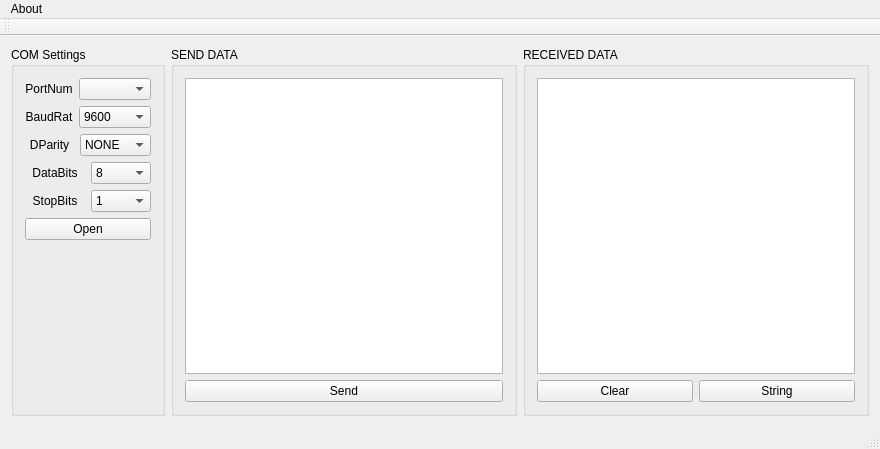
<?xml version="1.0" encoding="UTF-8"?>
<ui version="4.0">
 <class>MainWindow</class>
 <widget class="QMainWindow" name="MainWindow">
  <property name="geometry">
   <rect>
    <x>0</x>
    <y>0</y>
    <width>880</width>
    <height>449</height>
   </rect>
  </property>
  <property name="windowTitle">
   <string>MainWindow</string>
  </property>
  <widget class="QWidget" name="centralWidget">
   <layout class="QGridLayout" name="gridLayout">
    <item row="0" column="0">
     <widget class="QGroupBox" name="groupBox">
      <property name="title">
       <string>COM Settings</string>
      </property>
      <layout class="QVBoxLayout" name="verticalLayout_5">
       <item>
        <layout class="QVBoxLayout" name="verticalLayout_2">
         <item>
          <layout class="QHBoxLayout" name="horizontalLayout">
           <item>
            <widget class="QLabel" name="label_2">
             <property name="text">
              <string>PortNum</string>
             </property>
             <property name="alignment">
              <set>Qt::AlignCenter</set>
             </property>
            </widget>
           </item>
           <item>
            <widget class="QComboBox" name="portNameCombo"/>
           </item>
          </layout>
         </item>
         <item>
          <layout class="QHBoxLayout" name="horizontalLayout_2">
           <item>
            <widget class="QLabel" name="label_3">
             <property name="text">
              <string>BaudRat</string>
             </property>
             <property name="alignment">
              <set>Qt::AlignCenter</set>
             </property>
            </widget>
           </item>
           <item>
            <widget class="QComboBox" name="baudRateCombo">
             <property name="currentIndex">
              <number>3</number>
             </property>
             <item>
              <property name="text">
               <string>1200</string>
              </property>
             </item>
             <item>
              <property name="text">
               <string>2400</string>
              </property>
             </item>
             <item>
              <property name="text">
               <string>4800</string>
              </property>
             </item>
             <item>
              <property name="text">
               <string>9600</string>
              </property>
             </item>
             <item>
              <property name="text">
               <string>19200</string>
              </property>
             </item>
             <item>
              <property name="text">
               <string>38400</string>
              </property>
             </item>
             <item>
              <property name="text">
               <string>57600</string>
              </property>
             </item>
             <item>
              <property name="text">
               <string>115200</string>
              </property>
             </item>
            </widget>
           </item>
          </layout>
         </item>
         <item>
          <layout class="QHBoxLayout" name="horizontalLayout_3">
           <item>
            <widget class="QLabel" name="label_4">
             <property name="text">
              <string>DParity</string>
             </property>
             <property name="alignment">
              <set>Qt::AlignCenter</set>
             </property>
            </widget>
           </item>
           <item>
            <widget class="QComboBox" name="parityCombo">
             <property name="currentIndex">
              <number>0</number>
             </property>
             <item>
              <property name="text">
               <string>NONE</string>
              </property>
             </item>
             <item>
              <property name="text">
               <string>EVEN</string>
              </property>
             </item>
             <item>
              <property name="text">
               <string>ODD</string>
              </property>
             </item>
             <item>
              <property name="text">
               <string>SPACE</string>
              </property>
             </item>
             <item>
              <property name="text">
               <string>MARK</string>
              </property>
             </item>
            </widget>
           </item>
          </layout>
         </item>
         <item>
          <layout class="QHBoxLayout" name="horizontalLayout_4">
           <item>
            <widget class="QLabel" name="label_5">
             <property name="text">
              <string>DataBits</string>
             </property>
             <property name="alignment">
              <set>Qt::AlignCenter</set>
             </property>
            </widget>
           </item>
           <item>
            <widget class="QComboBox" name="dataBitsCombo">
             <item>
              <property name="text">
               <string>8</string>
              </property>
             </item>
             <item>
              <property name="text">
               <string>7</string>
              </property>
             </item>
             <item>
              <property name="text">
               <string>6</string>
              </property>
             </item>
             <item>
              <property name="text">
               <string>5</string>
              </property>
             </item>
            </widget>
           </item>
          </layout>
         </item>
         <item>
          <layout class="QHBoxLayout" name="horizontalLayout_5">
           <item>
            <widget class="QLabel" name="label_6">
             <property name="text">
              <string>StopBits</string>
             </property>
             <property name="alignment">
              <set>Qt::AlignCenter</set>
             </property>
            </widget>
           </item>
           <item>
            <widget class="QComboBox" name="stopBitsComb">
             <item>
              <property name="text">
               <string>1</string>
              </property>
             </item>
             <item>
              <property name="text">
               <string>1.5</string>
              </property>
             </item>
             <item>
              <property name="text">
               <string>2</string>
              </property>
             </item>
            </widget>
           </item>
          </layout>
         </item>
         <item>
          <widget class="QPushButton" name="uartOpenCloseBtn">
           <property name="text">
            <string>Open</string>
           </property>
          </widget>
         </item>
         <item>
          <spacer name="verticalSpacer">
           <property name="orientation">
            <enum>Qt::Vertical</enum>
           </property>
           <property name="sizeHint" stdset="0">
            <size>
             <width>20</width>
             <height>40</height>
            </size>
           </property>
          </spacer>
         </item>
        </layout>
       </item>
      </layout>
     </widget>
    </item>
    <item row="0" column="1">
     <widget class="QGroupBox" name="groupBox_4">
      <property name="enabled">
       <bool>true</bool>
      </property>
      <property name="title">
       <string>SEND DATA</string>
      </property>
      <layout class="QVBoxLayout" name="verticalLayout">
       <item>
        <widget class="QTextEdit" name="uartSendText"/>
       </item>
       <item>
        <widget class="QPushButton" name="uartSendBtn">
         <property name="text">
          <string>Send</string>
         </property>
        </widget>
       </item>
      </layout>
     </widget>
    </item>
    <item row="0" column="2">
     <widget class="QGroupBox" name="groupBox_2">
      <property name="title">
       <string>RECEIVED DATA</string>
      </property>
      <layout class="QVBoxLayout" name="verticalLayout_4">
       <item>
        <layout class="QVBoxLayout" name="verticalLayout_3">
         <item>
          <widget class="QTextEdit" name="uartRecvText">
           <property name="enabled">
            <bool>true</bool>
           </property>
           <property name="contextMenuPolicy">
            <enum>Qt::DefaultContextMenu</enum>
           </property>
           <property name="autoFormatting">
            <set>QTextEdit::AutoNone</set>
           </property>
           <property name="readOnly">
            <bool>true</bool>
           </property>
          </widget>
         </item>
         <item>
          <layout class="QHBoxLayout" name="horizontalLayout_6">
           <item>
            <widget class="QPushButton" name="recvClearBtn">
             <property name="text">
              <string>Clear</string>
             </property>
            </widget>
           </item>
           <item>
            <widget class="QPushButton" name="hexStringButton">
             <property name="text">
              <string>String</string>
             </property>
            </widget>
           </item>
          </layout>
         </item>
        </layout>
       </item>
      </layout>
     </widget>
    </item>
   </layout>
  </widget>
  <widget class="QMenuBar" name="menuBar">
   <property name="geometry">
    <rect>
     <x>0</x>
     <y>0</y>
     <width>880</width>
     <height>23</height>
    </rect>
   </property>
   <widget class="QMenu" name="menu">
    <property name="title">
     <string>About</string>
    </property>
   </widget>
   <addaction name="menu"/>
  </widget>
  <widget class="QStatusBar" name="statusBar"/>
  <widget class="QToolBar" name="mainToolBar">
   <attribute name="toolBarArea">
    <enum>TopToolBarArea</enum>
   </attribute>
   <attribute name="toolBarBreak">
    <bool>false</bool>
   </attribute>
  </widget>
 </widget>
 <layoutdefault spacing="6" margin="11"/>
 <resources/>
 <connections/>
</ui>
